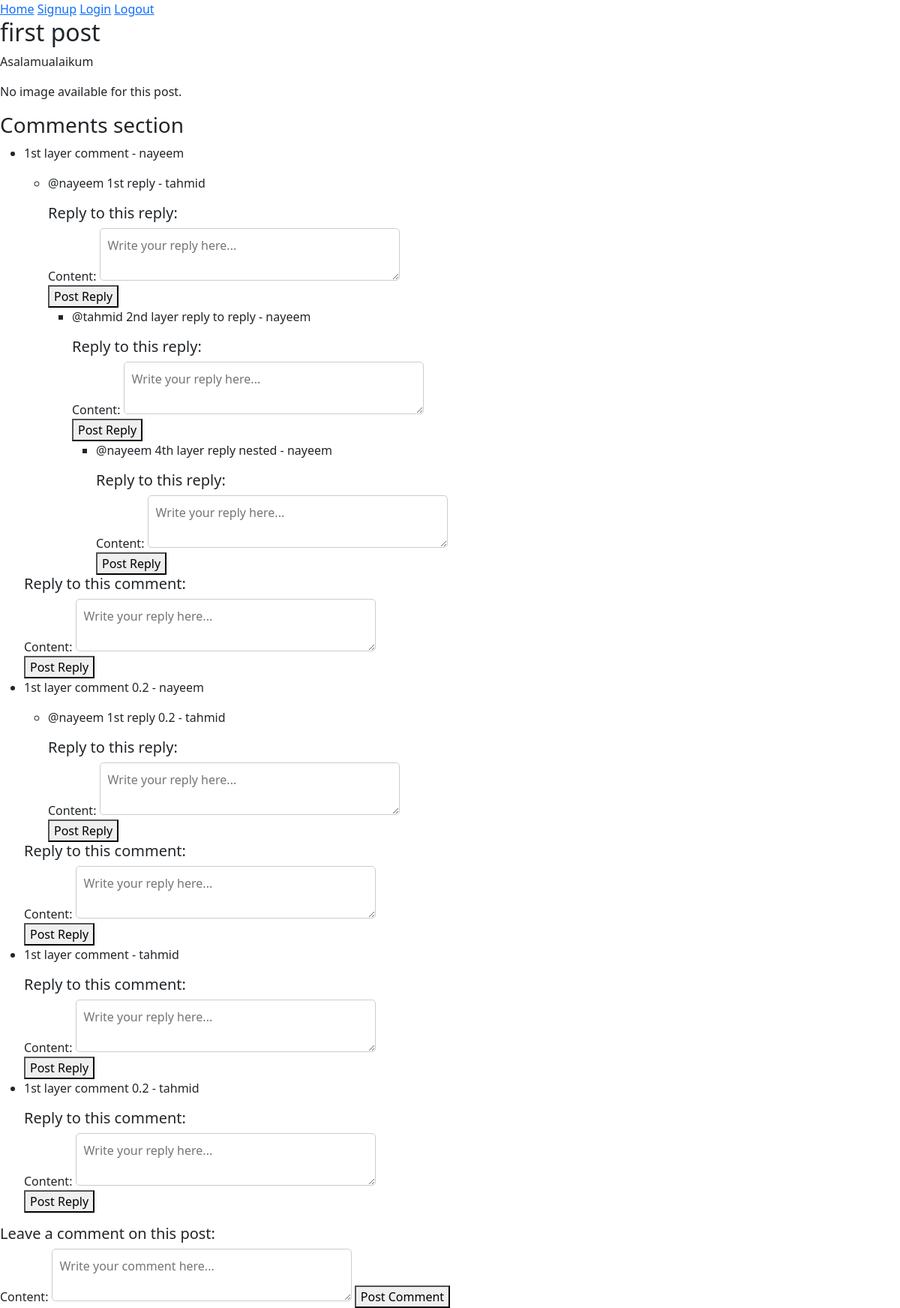
The app's page /post_detail_view/1/ (signed in) with its own data.
### blog/models.py (models this page shows, shortened)
class Post(models.Model):
    STATUS_CHOICES = (
        ('draft', 'Draft'),
        ('published', 'Published'),
    )
    title = models.CharField(max_length=100)
    body = models.TextField()
    slug = models.SlugField(max_length=150, unique=True, null=True, blank=True)
    author = models.ForeignKey(User, related_name="posts_user_to", on_delete=models.CASCADE)
    created = models.DateTimeField(auto_now_add=True)
    updated = models.DateTimeField(auto_now=True)
    status = models.CharField(max_length=15, choices=STATUS_CHOICES, default='draft')
    image = models.ImageField(upload_to='posts_images/', null=True, blank=True)

class Comments(models.Model):
    content = models.TextField()
    created = models.DateTimeField(auto_now_add=True)
    author = models.ForeignKey(User, related_name="user_commented", on_delete=models.CASCADE)
    post = models.ForeignKey(Post, related_name='comments_on', on_delete=models.CASCADE)

class Replies(models.Model):
    content = models.TextField()
    created = models.DateTimeField(auto_now_add=True)
    author = models.ForeignKey(User, related_name="user_replied", on_delete=models.CASCADE)
    comment = models.ForeignKey(Comments, null=True, blank=True, related_name='replies', on_delete=models.CASCADE)
    parent_reply = models.ForeignKey('self', null=True, blank=True, related_name='child_replies', on_delete=models.CASCADE)

### blog/views.py (the view)
# urls.py: path('post_detail_view/<int:id>/', views.post_detail_view, name="post_detail_view")
def post_detail_view(request, id):
    post_detail = get_object_or_404(Post, id=id)
    comments = post_detail.comments_on.all()
    if request.method == "POST":
        if "parent_id" in request.POST:
            reply_form = ReplyForm(request.POST)
            if reply_form.is_valid():
                reply = reply_form.save(commit=False)
                parent_id = request.POST["parent_id"]
                if Comments.objects.filter(id=parent_id).exists():
                    reply.comment = get_object_or_404(Comments, id=parent_id)
                else:
                    reply.comment = None
                    reply.parent_reply = get_object_or_404(Replies, id=parent_id)
                reply.author = request.user
                reply.save()
                return HttpResponseRedirect(f"/post_detail_view/{post_detail.id}/")
        else:
            comment_form = CommentForm(request.POST)
            if comment_form.is_valid():
                comment = comment_form.save(commit=False)
                comment.post = post_detail
                comment.author = request.user
                comment.save()
                return HttpResponseRedirect(f"/post_detail_view/{post_detail.id}/")
    else:
        comment_form = CommentForm()
        reply_form = ReplyForm()
    context = {
        "post": post_detail,
        "comments": comments,
        "comment_form": comment_form,
        "reply_form": reply_form,
    }
    return render(request, "post_detail.html", context)

### blog/forms.py
class CommentForm(forms.ModelForm):
    class Meta:
        model = Comments
        fields = ['content']
        widgets = {
            'content': forms.Textarea(attrs={
                'rows': 2,
                'style': 'width: 25rem; padding: 10px; font-size: 16px; border-radius: 5px; border: 1px solid #ccc;',
                'placeholder': 'Write your comment here...',
            }),
        }

class ReplyForm(forms.ModelForm):
    class Meta:
        model = Replies
        fields = ['content']
        widgets = {
            'content': forms.Textarea(attrs={
                'rows': 2,
                'style': 'width: 25rem; padding: 10px; font-size: 16px; border-radius: 5px; border: 1px solid #ccc;',
                'placeholder': 'Write your reply here...',
            }),
        }

### templates/post_detail.html (shortened to what this page needs)
{% extends 'base.html' %}
{% block content %}
    <h2>{{ post.title }}</h2>
    <p>{{ post.body }}</p>
    {% if post.image %}
        <img src="{{ post.image.url }}" alt="{{ post.title }}" width="200" height="200">
    {% else %}
        <p>No image available for this post.</p>
    {% endif %}
    {% if user.is_authenticated %}
        {% if comments %}
            <h3>Comments section</h3>
            <ul>
                {% for comment in comments %}
                <li>
                    <p>{{ comment.content }} - {{ comment.author }}</p>
                    <ul>
                        {% if comment.replies.exists %}
                        {% for reply in comment.replies.all %}
                            <li>
                                <p>
                                    {% if reply.parent_reply %}
                                        @{{ reply.parent_reply.author.username }}
                                    {% else %}
                                        @{{ comment.author.username }}
                                    {% endif %}
                                    {{ reply.content }} - {{ reply.author }}
                                </p>
                                <h5>Reply to this reply:</h5>
                                <form method="post" action="{% url 'post_detail_view' post.id %}">
                                    {{ reply_form.content.label_tag }}
                                    {{ reply_form.content }}
                                    <input type="hidden" name="parent_id" value="{{ reply.id }}"> <br>
                                    <button type="submit">Post Reply</button>
                                </form>
                                {% include "replies_section.html" with parent_reply=reply reply_form=reply_form %}
                            </li>
                            {% endfor %}
                        {% endif %}
                    </ul>
                    <h5>Reply to this comment:</h5>
                    <form method="post" action="{% url 'post_detail_view' post.id %}">
                        {{ reply_form.content.label_tag }}
                        {{ reply_form.content }}
                        <input type="hidden" name="parent_id" value="{{ comment.id }}"> <br>
                        <button type="submit">Post Reply</button>
                    </form>
                </li>
                {% endfor %}
            </ul>
        {% endif %}
        <h5>Leave a comment on this post:</h5>
        <form method="post" action="{% url 'post_detail_view' post.id %}">
            {{ comment_form.content.label_tag }}
            {{ comment_form.content }}
            <button type="submit">Post Comment</button>
        </form>
    {% else %}
        <p>Please log in to see this Comment section.</p>
    {% endif %}
{% endblock %}

### templates/replies_section.html (shortened to what this page needs)
{% if parent_reply.child_replies.exists %}
<ul>
    {% for reply in parent_reply.child_replies.all %}
    <li>
        <p>
            {% if reply.parent_reply %}
                @{{ reply.parent_reply.author.username }}
            {% else %}
                @{{ comment.author.username }}
            {% endif %}
            {{ reply.content }} - {{ reply.author }}
        </p>
        <h5>Reply to this reply:</h5>
        <form method="post" action="{% url 'post_detail_view' post.id %}">
            {{ reply_form.content.label_tag }}
            {{ reply_form.content }}
            <input type="hidden" name="parent_id" value="{{ reply.id }}"> <br>
            <button type="submit">Post Reply</button>
        </form>
        {% include "replies_section.html" with parent_reply=reply reply_form=reply_form %}
    </li>
    {% endfor %}
</ul>
{% endif %}

### records on screen
Post: title "first post", body "Asalamualaikum"
Comments: content "1st layer comment", author "nayeem", author.username "nayeem", content.label_tag "Content:"
Replies: content "1st reply", author "tahmid", content.label_tag "Content:"
Replies: parent_reply.author.username "tahmid", content "2nd layer reply to reply", author "nayeem", content.label_tag "Content:"
Replies: parent_reply.author.username "nayeem", content "4th layer reply nested", author "nayeem", content.label_tag "Content:"
Comments: content "1st layer comment 0.2", author "nayeem", author.username "nayeem", content.label_tag "Content:"
Replies: content "1st reply 0.2", author "tahmid", content.label_tag "Content:"
Comments: content "1st layer comment", author "tahmid", content.label_tag "Content:"
Comments: content "1st layer comment 0.2", author "tahmid", content.label_tag "Content:"

### other values on screen
{{ comment_form.content.label_tag }} "Content:"
